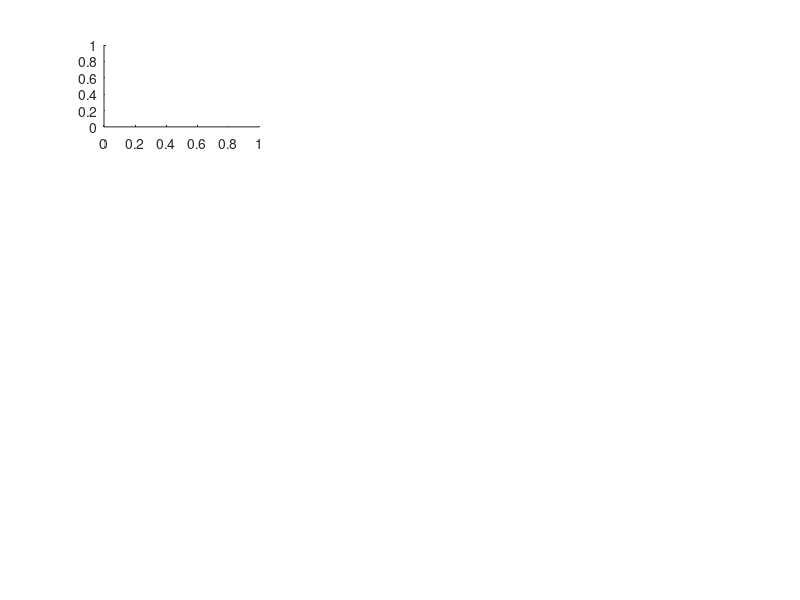

Recreate this plot in MATLAB. (Note: this script raises an error after producing the figure.)
alphas = [0 0.2 0.4 0.6];
NA = length(alphas);

xx1 = [zeros(50,1);ones(500,1);zeros(500,1);ones(500,1);zeros(400,1)];
T1 = 1;
R  = 2;
R2 = 4;
L = 32e3;
Fs = 1e3;
xx2 = sin((1:L)./(Fs)*2*pi./T1)';
xx3 = sin((1:L)./(Fs)*2*pi./(T1*R))';
xx4 = sin((1:L)./(Fs)*2*pi./(T1*R2))';

FF = Fs*(0:(L/2))/L;
FF = [FF FF(end-1:-1:2)]';
ww = FF*2*pi;

fontSizeTitle = 12;
fontSizeLabel = 12;
fontSizeAxis  = 10;
fontSizeLegend= 10;
PlotSize = 1;

NC = 3;

addpath Utils/

figure(1);
clf;

for aa = 1:NA
    subplot(NA,NC, 1 + (aa-1)*NC);
    hold on
    yy1 = fgl_deriv( alphas(aa), xx1, 1e-3);
    plot(yy1,'k');
    hold off
    set(gca,'TickDir','out','box','off','FontSize',fontSizeAxis);

    title(sprintf('alpha = %.1f',alphas(aa)));
    
    subplot(NA,NC, 2 + (aa-1)*NC);
    hold on
%     yy2 = fgl_deriv( alphas(aa), xx2, 1e-3);
    ff2 = fft(xx2);
    angle_new = (angle(ff2)+pi/2*alphas(aa));
    angle_new(L/2+2:end) = (angle(ff2(L/2+2:end)-pi/2*alphas(aa)));
    mag_new = abs(ff2).*ww.^alphas(aa);
    ff_new = (cos(angle_new) + sin(angle_new)*1i).*mag_new;
    yy2 = real(ifft(ff_new));
    yy2 = yy2(T1*Fs+(1:(T1*Fs)));
    
    plot(yy2,'k');
%     yy3 = fgl_deriv( alphas(aa), xx3, 1e-3);
%     yy3 = yy3(T1*R*Fs+(1:(T1*R*Fs)));
    ff3 = fft(xx3);
    angle_new = (angle(ff3)+pi/2*alphas(aa));
    angle_new(L/2+2:end) = (angle(ff3(L/2+2:end)-pi/2*alphas(aa)));
    mag_new = abs(ff3).*ww.^alphas(aa);
    ff_new = (cos(angle_new) + sin(angle_new)*1i).*mag_new;
    yy3 = real(ifft(ff_new));
    yy3 = yy3(T1*R*Fs+(1:(T1*R*Fs)));
    
    plot(yy3,'b');
%     yy4 = fgl_deriv( alphas(aa), xx4, 1e-3);
    ff4 = fft(xx4);
    angle_new = (angle(ff4)+pi/2*alphas(aa));
    angle_new(L/2+2:end) = (angle(ff4(L/2+2:end)-pi/2*alphas(aa)));
    mag_new = abs(ff4).*ww.^alphas(aa);
    ff_new = (cos(angle_new) + sin(angle_new)*1i).*mag_new;
    yy4 = real(ifft(ff_new));
    yy4 = yy4(T1*R2*Fs+(1:(T1*R2*Fs)));

    plot(yy4,'r');
    hold off
    set(gca,'TickDir','out','box','off','FontSize',fontSizeAxis);
    
    
    subplot(NA,NC, 3 + (aa-1)*NC);
    hold on
    plot(yy2,'k');
    
    yy3b = zeros(length(yy2),1);
    for ii = 1:length(yy2)
        yy3b(ii) = mean(yy3((ii-1)*R + (1:R)));
    end
    yy4b = zeros(length(yy2),1);
    for ii = 1:length(yy2)
        yy4b(ii) = mean(yy4((ii-1)*R2 + (1:R2)));
    end
    plot(yy3b,'b');
    plot(yy4b,'r');
    hold off
    set(gca,'TickDir','out','box','off','FontSize',fontSizeAxis);


end

set(gcf,'PaperUnits','inches','PaperSize',[PlotSize*NA PlotSize*NC],'PaperPosition',[0 0 PlotSize*NA PlotSize*NC]);
    